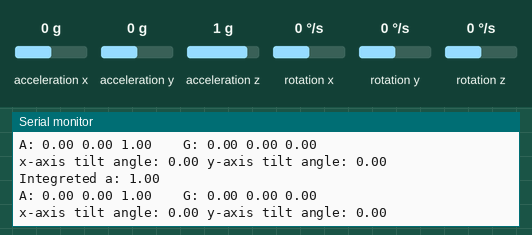
A program run on a simulated ESP32-C3. On the bench: the last lines printed to the serial monitor. Wiring (inferred from the names in the program): MPU-6050 motion sensor at I2C address 0x68. The inputs (shaded band) are chosen by the test bench; at power-on: acceleration x 0 g, acceleration y 0 g, acceleration z 1 g, rotation x 0 °/s, rotation y 0 °/s, rotation z 0 °/s.

Above: at 2.2 s.
2.3 s: acceleration x set to -1.4 g
At 2.6 s:
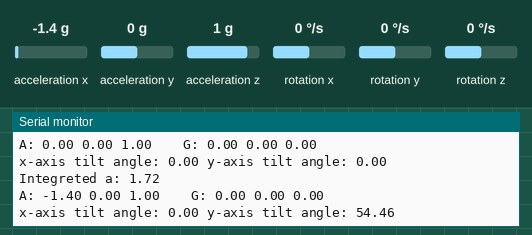
3.8 s: acceleration y set to -1.4 g
At 4.04 s:
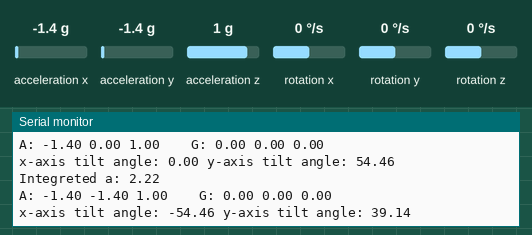
5.3 s: acceleration z set to -1.4 g
At 5.48 s:
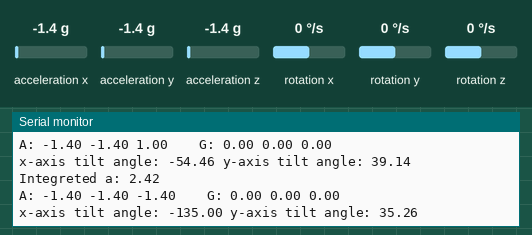
6.8 s: rotation x set to -192 °/s
At 7.13 s:
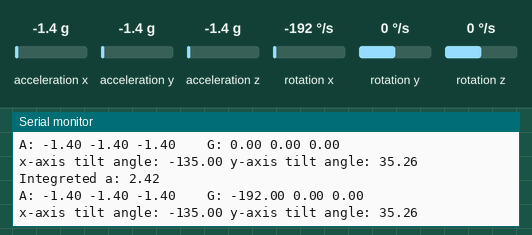
8.3 s: rotation y set to -192 °/s
At 8.58 s:
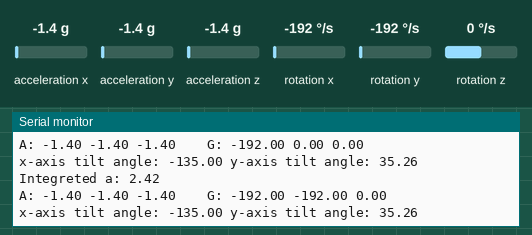
Timing chart, 0 to 10.8 s (numbered marks = the images above; inputs shaded):
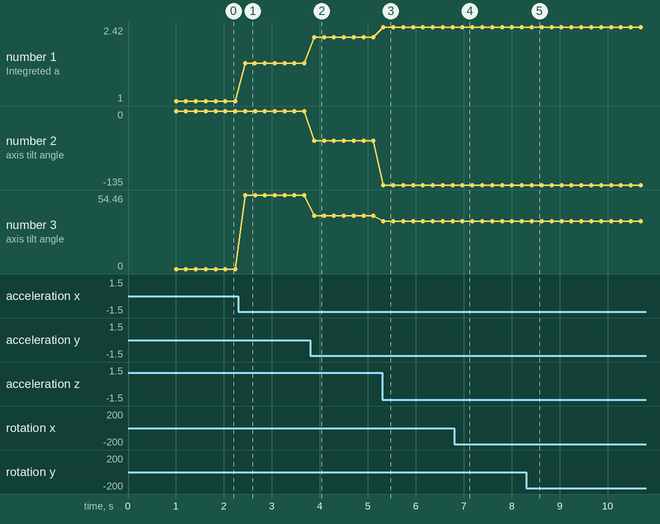

The program:

main.cpp
```cpp
#include <Arduino.h>
#include <Wire.h>
#include <cmath>

#include "vec3.hpp"
#include "mpu6050.hpp"

const int SDA_PIN = 4;
const int SCL_PIN = 5;

const uint8_t MPU_ADDR = 0x68;

void setup()
{
    Serial.begin(115200);
    delay(1000);

    Wire.begin(SDA_PIN, SCL_PIN);

    // Wake up MPU6050
    uint8_t error = writeRegister(MPU_ADDR, 0x6B, 0x00);

    Serial.print("Wake error: ");
    Serial.println(error);

    if (error == 0)
    {
        Serial.println("MPU6050 ready.");
    }

    // // Calibrate gyro
    // Serial.println("Gyro calibration begins.");
}

void loop()
{
    Vec3 a = readAccel(MPU_ADDR);

    float axFloat = a.x;
    float ayFloat = a.y;
    float azFloat = a.z;

    Vec3 g = readGyro(MPU_ADDR);

    float aIntegreted = sqrt((a.x * a.x) + (a.y * a.y) + (a.z * a.z));
    Serial.print("Integreted a: ");
    Serial.println(aIntegreted);

    Serial.print("A: ");
    Serial.print(a.x);
    Serial.print(" ");
    Serial.print(a.y);
    Serial.print(" ");
    Serial.print(a.z);

    Serial.print("    G: ");
    Serial.print(g.x);
    Serial.print(" ");
    Serial.print(g.y);
    Serial.print(" ");
    Serial.println(g.z);

    float xTiltAngle = atan2(ayFloat, azFloat) * 180 / PI;
    Serial.print("x-axis tilt angle: ");
    Serial.print(xTiltAngle);
    Serial.print(" ");
    float yTiltDeg = atan2(-axFloat, sqrt(ayFloat * ayFloat + azFloat * azFloat)) * 180.0 / PI;
    Serial.print("y-axis tilt angle: ");
    Serial.println(yTiltDeg);

    delay(200);
}
```

mpu6050.hpp
```cpp
#pragma once

#include <Arduino.h>

uint8_t writeRegister(uint8_t MPU_ADDR, uint8_t reg, uint8_t value) {
    Wire.beginTransmission(MPU_ADDR);
    Wire.write(reg);
    Wire.write(value);
    return Wire.endTransmission();
}

Vec3 readGyro(uint8_t MPU_ADDR){
    Wire.beginTransmission(MPU_ADDR);
    Wire.write(0x43);

    Wire.endTransmission(false);

    uint8_t count = Wire.requestFrom(MPU_ADDR, 6);

    if(count != 6){
        return {0.0, 0.0, 0.0};
    }

    int16_t gx = (Wire.read() << 8) | Wire.read();
    int16_t gy = (Wire.read() << 8) | Wire.read();
    int16_t gz = (Wire.read() << 8) | Wire.read();

    return {float(gx) / 131, float(gy) / 131, float(gz) / 131};
}

Vec3 readAccel(uint8_t MPU_ADDR){
    Wire.beginTransmission(MPU_ADDR);

    Wire.write(0x3B);

    Wire.endTransmission(false);

    uint8_t count = Wire.requestFrom(MPU_ADDR, 6);

    if (count != 6){
        return {0.0, 0.0, 0.0};
    }

    int16_t ax = (Wire.read() << 8) | Wire.read();
    int16_t ay = (Wire.read() << 8) | Wire.read();
    int16_t az = (Wire.read() << 8) | Wire.read();

    return {float(ax) / 16384, float(ay) / 16384, float(az) / 16384};
}

// Vec3 calibrateGyro(){
//     int32_t sumX = 0;
//     int32_t sumY = 0;
//     int32_t sumZ = 0;
//     for (uint16_t times = 0; times < 1000; times++){
//     }
// }
```

vec3.hpp
```cpp
struct Vec3 {
    float x;
    float y;
    float z;
};
```

Measured:
- after the input at 2.3 s, the serial monitor: prints a new line after 0.14 s (image 1)
- after the input at 3.8 s, the serial monitor: prints a new line after 0.08 s (image 2)
- after the input at 5.3 s, the serial monitor: prints a new line at once (image 3)
- after the input at 6.8 s, the serial monitor: prints a new line after 0.17 s (image 4)
- after the input at 8.3 s, the serial monitor: prints a new line after 0.12 s (image 5)
- plotted number 1: 1 → 1.72 after the input at 2.3 s, 1.72 → 2.22 after the input at 3.8 s, 2.22 → 2.42 after the input at 5.3 s
- plotted number 2: 0 → -54.46 after the input at 3.8 s, -54.46 → -135 after the input at 5.3 s
- plotted number 3: 0 → 54.46 after the input at 2.3 s, 54.46 → 39.14 after the input at 3.8 s, 39.14 → 35.26 after the input at 5.3 s
